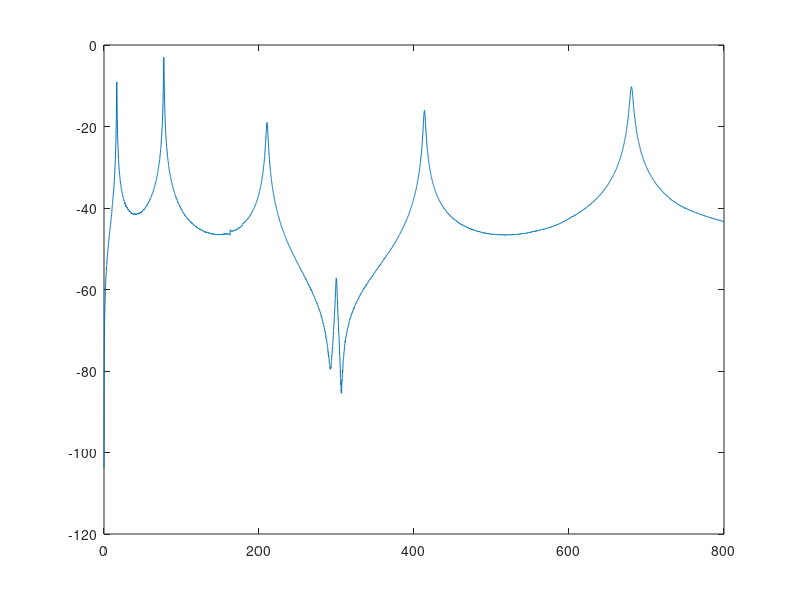

Write the MATLAB code that produced this figure. (Note: this script raises an error after producing the figure.)
clc
clear
% close all
load forsiso

%% SISO ID
ww=freq_vec*2*pi;
ff=ww/(2*pi);
j=sqrt(-1); 
H_2 = iddata_act1';
B_Complex=H_2;  %if acceleratoin is measured (FRF system az inja shuru mikonam man)
Gjw=B_Complex;   %if displacement is measured (chon acc andaze giri shode vali man lazem nadaram)
% =========================================================================
% transform continuous data to discrete using bilinear tansfrmation
% !!!!!!!!!!!!!!!! see help bilinear
select_w=1; % chon ferekans payin javabesh bade arc tan dar nazdike sefr javabesh khub nis.
T=5/max(ww);
wwd=2*atan(T*ww(select_w:end)/2);

Gzks=Gjw(select_w:end);
% Gzks(1,1)=500+500j;      % because Gjw(1,1) is inf         
% =========================================================================
m=1;                 % number of input
p=1;                 % number of output   
[M,MM]=size(Gzks);    % number of data
j=sqrt(-1);
n=16;                % order of system
q=n*5;        % q should be greater than system order (Eq 6)


% ===================== step 1: compute matrix G  =========================
% **************  according to equation (47) or (10) in conf paper*********
% G
for i=1:q
    for k=1:M
    Y_qp_mM(p*(i-1)+1:p*i,m*(k-1)+1:m*k)=exp(j*(i-1)*wwd(k,1))*Gzks((k-1)*p+1:k*p,:);
    end
end

%% ==================== step 1: compute matrix Wm  =========================
% *********************  according to equation (48) ***********************
% Wm
for i=1:q
    for k=1:M
    U_m(p*(i-1)+1:p*i,m*(k-1)+1:m*k)=exp(j*(i-1)*wwd(k,1))*eye(m,m);
    end
end
U_re=[real(U_m),imag(U_m)];
Y_re=[real(Y_qp_mM),imag(Y_qp_mM)];
% ================= step 2: compute QR factorizatin   =====================
% ******* according to equation (62) using lqdecomposition function *******
[Q,R]=qr([U_re' Y_re'],0);
R22=R(end-q+1:end,end-q+1:end);
% ==================== step 3: compute SVD  ===============================
% ******* according to equation (63) using lqdecomposition function *******
[U_hat,S_hat,V_hat] = svd(R22');

% =================== step 4: detemine system order  ======================
% **** according to equation (64) and estimate of observability matrix ****
U_hat_s=U_hat(:,1:n);

% ================= step 5: detemine A_hat & C_hat  =======================
% ***************** according to equations (65) & (66) ********************
O_hat_upperline=U_hat_s(p+1:end,:);
O_hat_underline=U_hat_s(1:end-p,:);
A_hat=inv(O_hat_underline'*O_hat_underline)*O_hat_underline'*O_hat_upperline;
C_hat=U_hat_s(1:p,:);
% ================= step 6: detemine B_hat & D_hat  =======================
% ********************* according to equation (67) ************************
teta(1:n+1,1)=0;       % the vector contains of B_hat and D_hat coefficient Az least square problem
for i=1:(M)
    C_hattimeinvA_hat(i,:)=C_hat*inv((exp(j*wwd(i,1)))*eye(size(A_hat))-A_hat);
end
zaribD(1:M,1)=1;
B_hat=teta(1:n,1);
D_hat=teta(n+1,1);
epsilon=Gzks(1:M)-D_hat*C_hattimeinvA_hat*B_hat; % estimation error
norm(epsilon)
jakoobiyan=[C_hattimeinvA_hat zaribD];
jakoobiyan_re=[real(jakoobiyan);imag(jakoobiyan)];
% teta=inv((jakoobiyan_re'*jakoobiyan_re))*((jakoobiyan_re')*[real(Gzks(1:M));imag(Gzks(1:M))]);
teta=inv((jakoobiyan_re'*jakoobiyan_re))*((jakoobiyan_re')*[real(Gzks(1:M));imag(Gzks(1:M))]);
B_hat=teta(1:n,1);
D_hat=teta(n+1,1);
epsilon=Gzks(1:M)-D_hat*C_hattimeinvA_hat*B_hat;
norm(epsilon)
% =============== step 7: estimated transfer function  ====================
% ********************* according to equation (68) ************************
G_hat=ss(A_hat,B_hat,C_hat,D_hat,T);
% figure
% bode(G_hat)

% % % % % % % % % % % % % % % % % % % % % %   
sysc=d2c(G_hat,'tustin');
figure
plot(ff(select_w:end),20*log10(abs(Gjw(select_w:end))));
hold on
[magG,phaseG,w]=bode(sysc,10.5*2*pi:pi:2*pi*800);
  for k=1:size(w)
      bb(k,1)=magG(:,:,k);
  end
  plot(w/2/pi,20*log10(bb),'r')
  
%   xlim([0 800])


